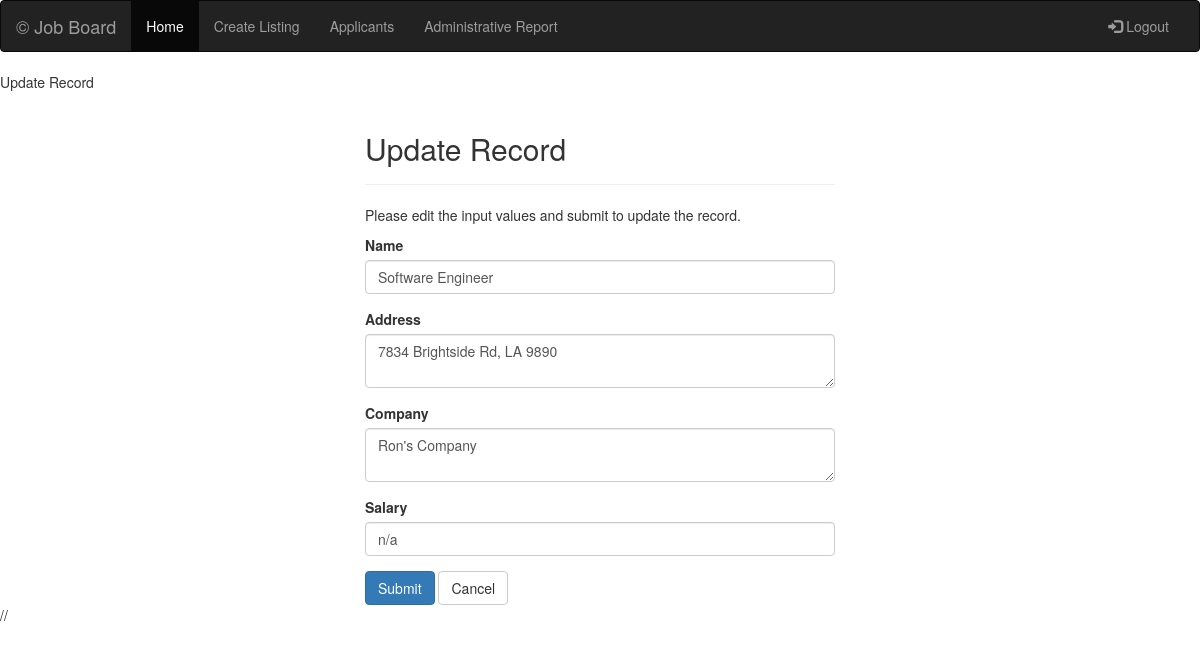
The page /jobapp/recruiter/update.php?id=12 on the database as committed earlier.
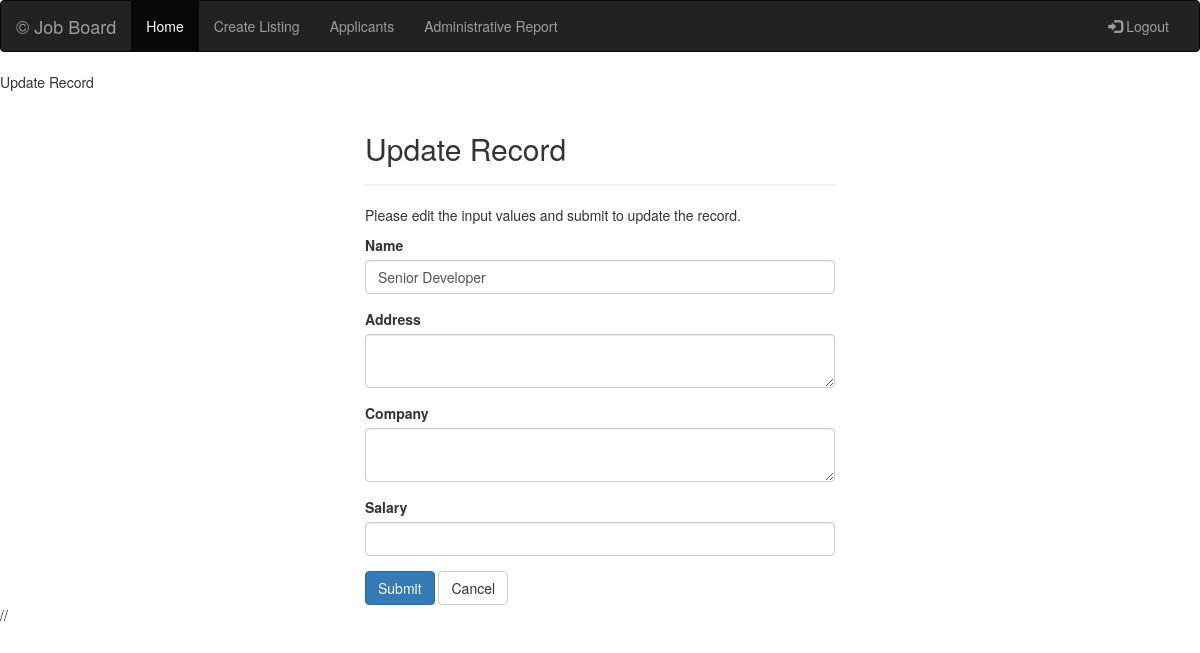
The same page on the database as committed later.
### tables this page shows
CREATE TABLE `Job_Opening` (
  `id` int(50) NOT NULL,
  `name` varchar(255) NOT NULL,
  `description` varchar(10000) NOT NULL,
  `address` varchar(100) NOT NULL,
  `company` varchar(100) NOT NULL,
  `salary` varchar(100) NOT NULL,
  `sc_email` varchar(100) NOT NULL,
  `Date` timestamp NULL DEFAULT CURRENT_TIMESTAMP,
  `Field` varchar(20) DEFAULT NULL,
  `State` varchar(2) DEFAULT NULL,
  `Education` varchar(15) NOT NULL
);

### jobapp/recruiter/update.php (the view, shortened to what this page needs)
<?php include 'inc/rheader2.php' ?>
<?php
require_once "config.php";
$name = $address = $company = $salary = "";
$name_err = $address_err = $company_err = $salary_err = "";
if(isset($_POST["id"]) && !empty($_POST["id"])){
    $id = $_POST["id"];
    $input_name = trim($_POST["name"]);
    if(empty($input_name)){
        $name_err = "Please enter a name.";
    } elseif(!filter_var($input_name, FILTER_VALIDATE_REGEXP, array("options"=>array("regexp"=>"/^[a-zA-Z\s]+$/")))){
        $name_err = "Please enter a valid name.";
    } else{
        $name = $input_name;
    }
    $input_address = trim($_POST["address"]);
    if(empty($input_address)){
        $address_err = "Please enter the salary amount.";
    } elseif(!ctype_digit($input_address)){
        $address_err = "Please enter a positive integer value.";
    } else{
        $address = $input_address;
    }
   $input_salary = trim($_POST["salary"]);
   if(empty($input_salary)){
       $salary_err = "Please enter the salary amount.";
   } elseif(!ctype_digit($input_salary)){
       $salary_err = "Please enter a positive integer value.";
   } else{
       $salary = $input_salary;
   }
   $input_company = trim($_POST["company"]);
    if(empty($input_company)){
        $company_err = "Please enter a Company name.";
    } else{
        $company = $input_company;
    }
    if(empty($name_err)  && empty($address_err) && empty($salary_err) && empty($company_err)){
        $sql = "UPDATE Job_Opening SET name=?, address=?, company=?, salary=? WHERE id=?";
        if($stmt = mysqli_prepare($link, $sql)){
            mysqli_stmt_bind_param($stmt, "sssi", $param_name,  $param_address, $param_company, $param_salary, $param_id);
            $param_name = $name;
            $param_address = $address;
            $param_company = $company;
            $param_salary = $salary;
            $param_id = $id;
            if(mysqli_stmt_execute($stmt)){
                header("location: ind.php");
                exit();
            } else{
                echo "Something went wrong. Please try again later.";
            }
        }
        mysqli_stmt_close($stmt);
    }
    mysqli_close($link);
} else{
    if(isset($_GET["id"]) && !empty(trim($_GET["id"]))){
        $sql = "SELECT * FROM Job_Opening WHERE id = ?";
        if($stmt = mysqli_prepare($link, $sql)){
            mysqli_stmt_bind_param($stmt, "i", $param_id);
            if(mysqli_stmt_execute($stmt)){
                $result = mysqli_stmt_get_result($stmt);
                if(mysqli_num_rows($result) == 1){
                    $row = mysqli_fetch_array($result, MYSQLI_ASSOC);
                    $name = $row["name"];
                    $address = $row["address"];
                    $company = $row["company"];
                    $salary = $row["salary"];
                } else{
                    header("location: error.php");
                    exit();
                }
            } else{
                echo "Oops! Something went wrong. Please try again later.";
            }
        }
    }  else{
        header("location: error.php");
        exit();
    }
}
?>
<!DOCTYPE html>
<html lang="en">
<head>
    <name>Update Record</name>
    <link rel="stylesheet" href="https://maxcdn.bootstrapcdn.com/bootstrap/3.3.7/css/bootstrap.css">
</head>
<body>
    <div class="wrapper">
        <div class="container-fluid">
            <div class="row">
                <div class="col-md-12">
                    <div class="page-header">
                        <h2>Update Record</h2>
                    </div>
                    <p>Please edit the input values and submit to update the record.</p>
                                        <form action="<?php echo htmlspecialchars($_SERVER["PHP_SELF"]); ?>" method="post">
                                            <div class="form-group <?php echo (!empty($name_err)) ? 'has-error' : ''; ?>">
                                                <label>Name</label>
                                                <input type="text" name="name" class="form-control" value="<?php echo $name; ?>">
                                            </div>
                                            <div class="form-group <?php echo (!empty($address_err)) ? 'has-error' : ''; ?>">
                                                <label>Address</label>
                                                <textarea name="address" class="form-control"><?php echo $address; ?></textarea>
                                            </div>
                                            <div class="form-group <?php echo (!empty($company_err)) ? 'has-error' : ''; ?>">
                                                <label>Company</label>
                                                <textarea name="company" class="form-control"><?php echo $company; ?></textarea>
                                            </div>
                                            <div class="form-group <?php echo (!empty($salary_err)) ? 'has-error' : ''; ?>">
                                                <label>Salary</label>
                                                <input type="text" name="salary" class="form-control" value="<?php echo $salary; ?>">
                                            </div>
                        <input type="submit" class="btn btn-primary" value="Submit">
                        <a href="ind.php" class="btn btn-default">Cancel</a>
                    </form>
                </div>
            </div>
        </div>
    </div>
</body>
</html>

### jobapp/recruiter/inc/rheader2.php (shortened to what this page needs)
<!DOCTYPE html>
<html lang="en">
<head>
  <link rel="stylesheet" href="https://maxcdn.bootstrapcdn.com/bootstrap/3.4.1/css/bootstrap.min.css">
</head>
<body>
<nav class="navbar navbar-inverse">
  <div class="container-fluid">
    <div class="navbar-header">
      <a class="navbar-brand" href="#"><p>&copy; Job Board </p></a>
    </div>
    <div class="collapse navbar-collapse" id="myNavbar">
      <ul class="nav navbar-nav">
        <li class="active"><a href="./recruiter_home.php">Home</a></li>
        <li><a href="ind.php">Create Listing</a></li>
        <li><a href="./recruiter_applicants.php">Applicants</a></li>
        <li><a href="../AdminReport_ChooseCompany.php">Administrative Report</a></li>
      </ul>
      <ul class="nav navbar-nav navbar-right">
        <li><a href="../logout.php"><span class="glyphicon glyphicon-log-in"></span> Logout</a></li>
      </ul>
    </div>
  </div>
</nav>
</body>
</html>

### jobapp/recruiter/inc/rheader2.php (style rules this page uses)
.navbar { margin-bottom: 0; border-radius: 0; }

### jobapp/recruiter/update.php (style rules this page uses)
.wrapper { width: 500px; margin: 0 auto; }

Rows that differ between the two databases and show on the page:
changed job_opening: name "Software Engineer" → "Senior Developer"; address "7834 Brightside Rd, LA 9890" → (not shown); company "Ron's Company" → (not shown); salary "n/a" → (not shown)
